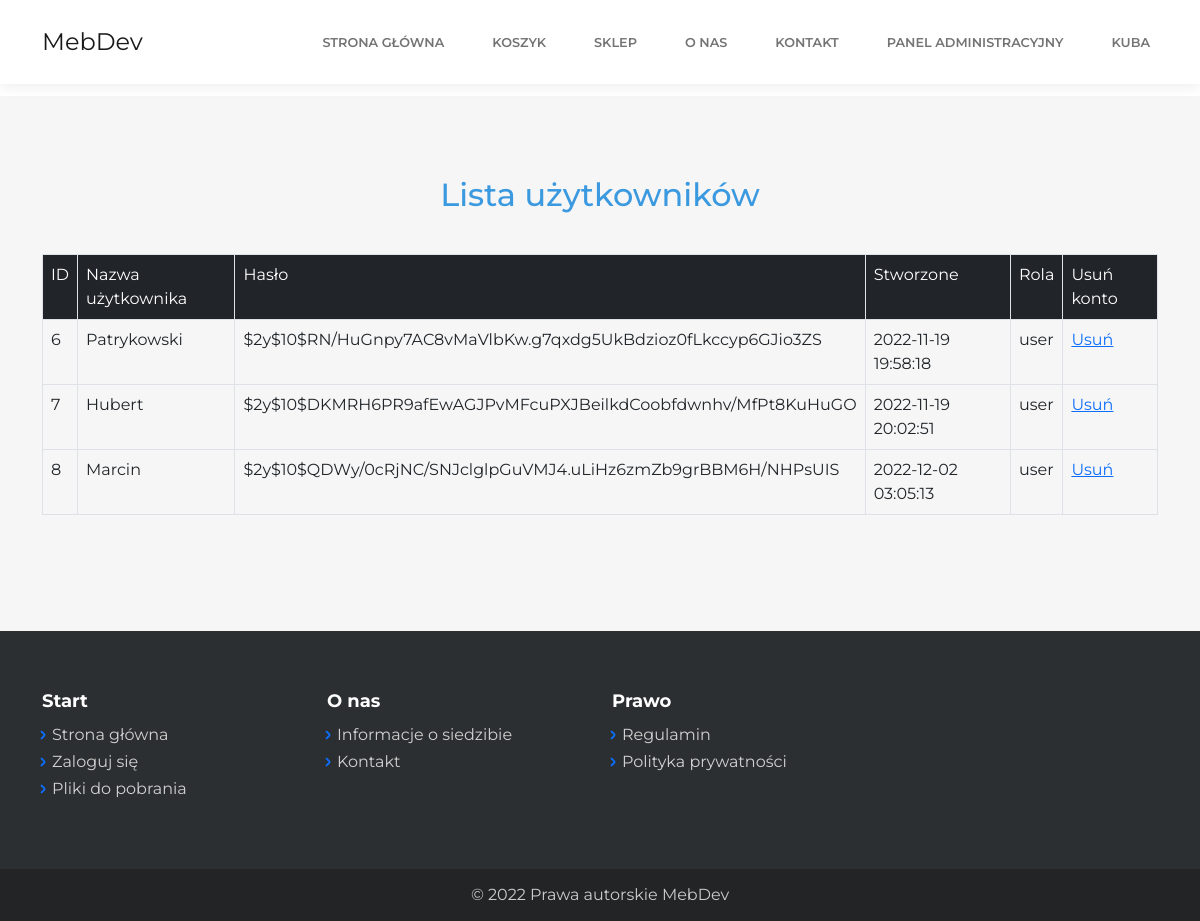
Page /list.php (signed in) on the committed database.
### tables this page shows
CREATE TABLE `users` (
  `id` int(11) NOT NULL,
  `username` varchar(50) NOT NULL,
  `password` varchar(255) NOT NULL,
  `created_at` datetime DEFAULT current_timestamp(),
  `role` varchar(255) NOT NULL
);

### list.php (the view, shortened to what this page needs)
<!DOCTYPE html>
<html lang="en">
<head>
</head>
<body>
    <br><br><br><br>
    <main class="page login-page">
    <section class="clean-block clean-form dark">
    <div class="container">
    <div class="block-heading">
    <h2 class="text-info"> Lista użytkowników </h2>
</div>
    <table class="table table-bordered">
        <tr class="bg-dark text-white">
            <td> ID </td>
            <td> Nazwa użytkownika </td>
            <td> Hasło </td>
            <td> Stworzone </td>
            <td> Rola </td>
            <td> Usuń konto </td>
</tr>
<tr>
    <?php
    include 'includes/header.php';
    include_once 'config.php';
    $sql = 'SELECT * FROM users WHERE role="user"';
    $result = mysqli_query($link,$sql);
    while($row = mysqli_fetch_assoc($result)){
        ?>
        <td><?php echo $row['id'];?></td>
        <td><?php echo $row['username'];?></td>
        <td><?php echo $row['password'];?></td>
        <td><?php echo $row['created_at'];?></td>
        <td><?php echo $row['role'];?></td>
        <td><?php echo "<a href='delete.php?id=".$row['id']."''>Usuń"?></td>
    </tr>
        <?php
    }
    ?>
    </table>
</div>
</section>
</main>
<?php
include 'includes/footer.php';
?>
</body>
</html>

### rows in the picture
users: id "6", username "Patrykowski", password "$2y$10$RN/HuGnpy7AC8vMaVlbKw.g7qxdg5UkBdzioz0fLkccyp6GJio3ZS", created_at "2022-11-19 19:58:18", role "user"
users: id "7", username "Hubert", password "$2y$10$DKMRH6PR9afEwAGJPvMFcuPXJBeilkdCoobfdwnhv/MfPt8KuHuGO", created_at "2022-11-19 20:02:51", role "user"
users: id "8", username "Marcin", password "$2y$10$QDWy/0cRjNC/SNJclglpGuVMJ4.uLiHz6zmZb9grBBM6H/NHPsUIS", created_at "2022-12-02 03:05:13", role "user"

### other values in the picture
$_SESSION["username"] "KUBA"
